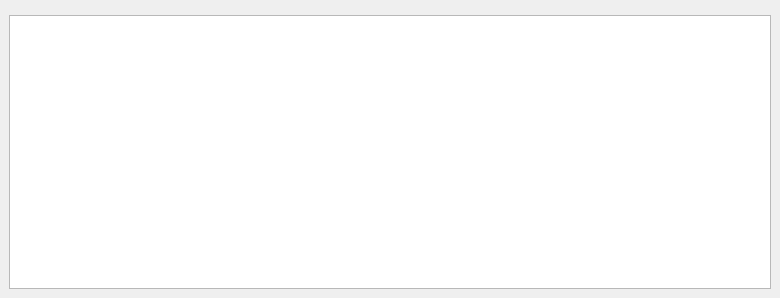
<?xml version="1.0" encoding="UTF-8"?>
<ui version="4.0">
 <class>winSearch</class>
 <widget class="QMainWindow" name="winSearch">
  <property name="geometry">
   <rect>
    <x>0</x>
    <y>0</y>
    <width>780</width>
    <height>298</height>
   </rect>
  </property>
  <property name="windowTitle">
   <string>Data ID Search</string>
  </property>
  <property name="windowIcon">
   <iconset>
    <normaloff>icons/Search.png</normaloff>icons/Search.png</iconset>
  </property>
  <property name="styleSheet">
   <string notr="true">font: 57 12pt &quot;TerminessTTF Nerd Font&quot;;</string>
  </property>
  <widget class="QWidget" name="centralwidget">
   <layout class="QVBoxLayout" name="verticalLayout">
    <item alignment="Qt::AlignmentFlag::AlignLeft">
     <widget class="QWidget" name="widget" native="true">
      <property name="minimumSize">
       <size>
        <width>0</width>
        <height>0</height>
       </size>
      </property>
      <widget class="QLineEdit" name="qleSearch">
       <property name="geometry">
        <rect>
         <x>0</x>
         <y>10</y>
         <width>400</width>
         <height>36</height>
        </rect>
       </property>
       <property name="minimumSize">
        <size>
         <width>400</width>
         <height>36</height>
        </size>
       </property>
       <property name="maxLength">
        <number>32767</number>
       </property>
       <property name="placeholderText">
        <string>Search...</string>
       </property>
      </widget>
     </widget>
    </item>
    <item>
     <widget class="QTableWidget" name="searchTable">
      <property name="alternatingRowColors">
       <bool>false</bool>
      </property>
      <property name="selectionMode">
       <enum>QAbstractItemView::SelectionMode::ExtendedSelection</enum>
      </property>
      <property name="selectionBehavior">
       <enum>QAbstractItemView::SelectionBehavior::SelectRows</enum>
      </property>
      <property name="sortingEnabled">
       <bool>true</bool>
      </property>
     </widget>
    </item>
   </layout>
  </widget>
 </widget>
 <resources/>
 <connections/>
</ui>
